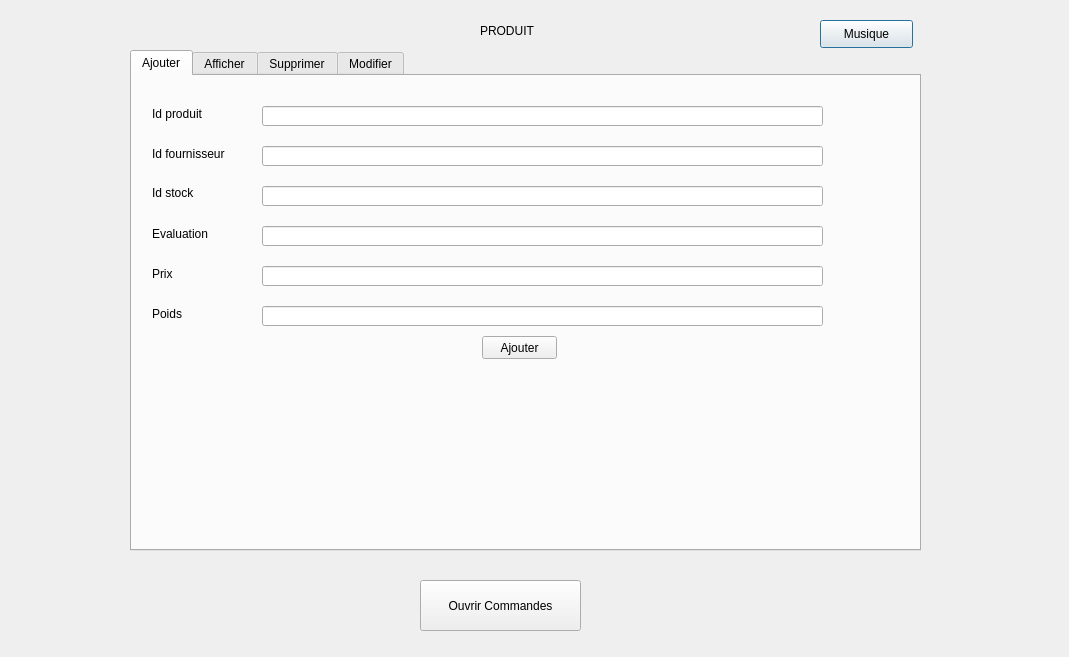
<?xml version="1.0" encoding="UTF-8"?>
<ui version="4.0">
 <class>dialogproduit</class>
 <widget class="QDialog" name="dialogproduit">
  <property name="geometry">
   <rect>
    <x>0</x>
    <y>0</y>
    <width>1069</width>
    <height>657</height>
   </rect>
  </property>
  <property name="windowTitle">
   <string>Dialog</string>
  </property>
  <widget class="QPushButton" name="button_music">
   <property name="geometry">
    <rect>
     <x>820</x>
     <y>20</y>
     <width>93</width>
     <height>28</height>
    </rect>
   </property>
   <property name="text">
    <string>Musique</string>
   </property>
  </widget>
  <widget class="QPushButton" name="pushButton">
   <property name="geometry">
    <rect>
     <x>420</x>
     <y>580</y>
     <width>161</width>
     <height>51</height>
    </rect>
   </property>
   <property name="text">
    <string>Ouvrir Commandes</string>
   </property>
  </widget>
  <widget class="QTabWidget" name="tabWidget">
   <property name="geometry">
    <rect>
     <x>130</x>
     <y>50</y>
     <width>791</width>
     <height>501</height>
    </rect>
   </property>
   <property name="currentIndex">
    <number>0</number>
   </property>
   <widget class="QWidget" name="tab">
    <attribute name="title">
     <string>Ajouter</string>
    </attribute>
    <widget class="QLabel" name="label">
     <property name="geometry">
      <rect>
       <x>20</x>
       <y>30</y>
       <width>91</width>
       <height>16</height>
      </rect>
     </property>
     <property name="text">
      <string>Id produit</string>
     </property>
    </widget>
    <widget class="QLabel" name="label_2">
     <property name="geometry">
      <rect>
       <x>20</x>
       <y>70</y>
       <width>101</width>
       <height>16</height>
      </rect>
     </property>
     <property name="text">
      <string>Id fournisseur</string>
     </property>
    </widget>
    <widget class="QLabel" name="label_3">
     <property name="geometry">
      <rect>
       <x>20</x>
       <y>110</y>
       <width>47</width>
       <height>13</height>
      </rect>
     </property>
     <property name="text">
      <string>Id stock</string>
     </property>
    </widget>
    <widget class="QLineEdit" name="lineEdit_idprod1">
     <property name="geometry">
      <rect>
       <x>130</x>
       <y>30</y>
       <width>561</width>
       <height>20</height>
      </rect>
     </property>
    </widget>
    <widget class="QLineEdit" name="lineEdit_four">
     <property name="geometry">
      <rect>
       <x>130</x>
       <y>70</y>
       <width>561</width>
       <height>20</height>
      </rect>
     </property>
    </widget>
    <widget class="QLineEdit" name="lineEdit_stock">
     <property name="geometry">
      <rect>
       <x>130</x>
       <y>110</y>
       <width>561</width>
       <height>20</height>
      </rect>
     </property>
    </widget>
    <widget class="QPushButton" name="pb_ajouter">
     <property name="geometry">
      <rect>
       <x>350</x>
       <y>260</y>
       <width>75</width>
       <height>23</height>
      </rect>
     </property>
     <property name="text">
      <string>Ajouter</string>
     </property>
    </widget>
    <widget class="QLineEdit" name="lineEdit_eval">
     <property name="geometry">
      <rect>
       <x>130</x>
       <y>150</y>
       <width>561</width>
       <height>20</height>
      </rect>
     </property>
    </widget>
    <widget class="QLineEdit" name="lineEdit_prix">
     <property name="geometry">
      <rect>
       <x>130</x>
       <y>190</y>
       <width>561</width>
       <height>20</height>
      </rect>
     </property>
    </widget>
    <widget class="QLineEdit" name="lineEdit_poids">
     <property name="geometry">
      <rect>
       <x>130</x>
       <y>230</y>
       <width>561</width>
       <height>20</height>
      </rect>
     </property>
    </widget>
    <widget class="QLabel" name="label_8">
     <property name="geometry">
      <rect>
       <x>20</x>
       <y>150</y>
       <width>71</width>
       <height>16</height>
      </rect>
     </property>
     <property name="text">
      <string>Evaluation</string>
     </property>
    </widget>
    <widget class="QLabel" name="label_9">
     <property name="geometry">
      <rect>
       <x>20</x>
       <y>190</y>
       <width>55</width>
       <height>16</height>
      </rect>
     </property>
     <property name="text">
      <string>Prix</string>
     </property>
    </widget>
    <widget class="QLabel" name="label_10">
     <property name="geometry">
      <rect>
       <x>20</x>
       <y>230</y>
       <width>55</width>
       <height>16</height>
      </rect>
     </property>
     <property name="text">
      <string>Poids</string>
     </property>
    </widget>
   </widget>
   <widget class="QWidget" name="tab_2">
    <attribute name="title">
     <string>Afficher</string>
    </attribute>
    <widget class="QTableView" name="tabproduit">
     <property name="geometry">
      <rect>
       <x>10</x>
       <y>40</y>
       <width>781</width>
       <height>281</height>
      </rect>
     </property>
    </widget>
    <widget class="QPushButton" name="tri1">
     <property name="geometry">
      <rect>
       <x>10</x>
       <y>360</y>
       <width>251</width>
       <height>28</height>
      </rect>
     </property>
     <property name="text">
      <string>Changer Tri Desc (ID)</string>
     </property>
    </widget>
    <widget class="QPushButton" name="tri2_1">
     <property name="geometry">
      <rect>
       <x>520</x>
       <y>410</y>
       <width>261</width>
       <height>28</height>
      </rect>
     </property>
     <property name="text">
      <string>Changer Tri Desc(Prix)</string>
     </property>
    </widget>
    <widget class="QPushButton" name="tri1_1">
     <property name="geometry">
      <rect>
       <x>10</x>
       <y>360</y>
       <width>251</width>
       <height>28</height>
      </rect>
     </property>
     <property name="text">
      <string>Changer Tri Asc (ID)</string>
     </property>
    </widget>
    <widget class="QPushButton" name="tri2">
     <property name="geometry">
      <rect>
       <x>520</x>
       <y>410</y>
       <width>261</width>
       <height>28</height>
      </rect>
     </property>
     <property name="text">
      <string>Changer Tri Asc(Prix)</string>
     </property>
    </widget>
    <widget class="QPushButton" name="tri3">
     <property name="geometry">
      <rect>
       <x>10</x>
       <y>420</y>
       <width>251</width>
       <height>28</height>
      </rect>
     </property>
     <property name="text">
      <string>Changer Tri Asc(Poids)</string>
     </property>
    </widget>
    <widget class="QPushButton" name="tri3_1">
     <property name="geometry">
      <rect>
       <x>10</x>
       <y>420</y>
       <width>251</width>
       <height>28</height>
      </rect>
     </property>
     <property name="text">
      <string>Changer Tri Desc(Poids)</string>
     </property>
    </widget>
    <widget class="QPushButton" name="tri4">
     <property name="geometry">
      <rect>
       <x>10</x>
       <y>390</y>
       <width>251</width>
       <height>28</height>
      </rect>
     </property>
     <property name="text">
      <string>Changer Tri Desc (EVAL)</string>
     </property>
    </widget>
    <widget class="QPushButton" name="tri6">
     <property name="geometry">
      <rect>
       <x>520</x>
       <y>350</y>
       <width>261</width>
       <height>28</height>
      </rect>
     </property>
     <property name="text">
      <string>Changer Tri Desc(Stock)</string>
     </property>
    </widget>
    <widget class="QPushButton" name="tri5">
     <property name="geometry">
      <rect>
       <x>520</x>
       <y>380</y>
       <width>261</width>
       <height>28</height>
      </rect>
     </property>
     <property name="text">
      <string>Changer Tri Desc(Fourni)</string>
     </property>
    </widget>
    <widget class="QPushButton" name="tri5_1">
     <property name="geometry">
      <rect>
       <x>520</x>
       <y>380</y>
       <width>261</width>
       <height>28</height>
      </rect>
     </property>
     <property name="text">
      <string>Changer Tri Asc(Fourni)</string>
     </property>
    </widget>
    <widget class="QPushButton" name="tri4_1">
     <property name="geometry">
      <rect>
       <x>10</x>
       <y>390</y>
       <width>251</width>
       <height>28</height>
      </rect>
     </property>
     <property name="text">
      <string>Changer Tri Asc (EVAL)</string>
     </property>
    </widget>
    <widget class="QPushButton" name="tri6_1">
     <property name="geometry">
      <rect>
       <x>520</x>
       <y>350</y>
       <width>261</width>
       <height>28</height>
      </rect>
     </property>
     <property name="text">
      <string>Changer Tri Asc(Stock)</string>
     </property>
    </widget>
    <widget class="QLineEdit" name="rech">
     <property name="geometry">
      <rect>
       <x>530</x>
       <y>1</y>
       <width>251</width>
       <height>31</height>
      </rect>
     </property>
     <property name="text">
      <string/>
     </property>
    </widget>
   </widget>
   <widget class="QWidget" name="tab_3">
    <attribute name="title">
     <string>Supprimer</string>
    </attribute>
    <widget class="QLineEdit" name="lineEdit_idprod2">
     <property name="geometry">
      <rect>
       <x>140</x>
       <y>30</y>
       <width>581</width>
       <height>20</height>
      </rect>
     </property>
    </widget>
    <widget class="QLabel" name="label_4">
     <property name="geometry">
      <rect>
       <x>20</x>
       <y>30</y>
       <width>61</width>
       <height>16</height>
      </rect>
     </property>
     <property name="text">
      <string>Id produit</string>
     </property>
    </widget>
    <widget class="QPushButton" name="pb_supprimer">
     <property name="geometry">
      <rect>
       <x>240</x>
       <y>140</y>
       <width>75</width>
       <height>23</height>
      </rect>
     </property>
     <property name="text">
      <string>Supprimer</string>
     </property>
    </widget>
   </widget>
   <widget class="QWidget" name="tab_4">
    <attribute name="title">
     <string>Modifier</string>
    </attribute>
    <widget class="QLineEdit" name="lineEdit_four1">
     <property name="geometry">
      <rect>
       <x>260</x>
       <y>190</y>
       <width>231</width>
       <height>22</height>
      </rect>
     </property>
    </widget>
    <widget class="QPushButton" name="pb_save">
     <property name="geometry">
      <rect>
       <x>610</x>
       <y>240</y>
       <width>93</width>
       <height>31</height>
      </rect>
     </property>
     <property name="text">
      <string>Sauvgarder</string>
     </property>
    </widget>
    <widget class="QLineEdit" name="lineEdit_idprod3">
     <property name="geometry">
      <rect>
       <x>260</x>
       <y>70</y>
       <width>231</width>
       <height>21</height>
      </rect>
     </property>
    </widget>
    <widget class="QLabel" name="evall">
     <property name="geometry">
      <rect>
       <x>100</x>
       <y>230</y>
       <width>121</width>
       <height>16</height>
      </rect>
     </property>
     <property name="text">
      <string>Nouvelle Evaluation:</string>
     </property>
    </widget>
    <widget class="QPushButton" name="pb_edit">
     <property name="geometry">
      <rect>
       <x>600</x>
       <y>60</y>
       <width>93</width>
       <height>31</height>
      </rect>
     </property>
     <property name="text">
      <string>Edit</string>
     </property>
    </widget>
    <widget class="QLineEdit" name="lineEdit_eval2">
     <property name="geometry">
      <rect>
       <x>260</x>
       <y>230</y>
       <width>231</width>
       <height>22</height>
      </rect>
     </property>
    </widget>
    <widget class="QLabel" name="four2">
     <property name="geometry">
      <rect>
       <x>100</x>
       <y>190</y>
       <width>141</width>
       <height>16</height>
      </rect>
     </property>
     <property name="text">
      <string>Nouveau Id fournisseur:</string>
     </property>
    </widget>
    <widget class="QLabel" name="label_6">
     <property name="geometry">
      <rect>
       <x>160</x>
       <y>70</y>
       <width>61</width>
       <height>16</height>
      </rect>
     </property>
     <property name="text">
      <string>Id Produit:</string>
     </property>
    </widget>
    <widget class="QLineEdit" name="lineEdit_prix2">
     <property name="geometry">
      <rect>
       <x>260</x>
       <y>270</y>
       <width>231</width>
       <height>22</height>
      </rect>
     </property>
    </widget>
    <widget class="QLabel" name="label_11">
     <property name="geometry">
      <rect>
       <x>100</x>
       <y>270</y>
       <width>91</width>
       <height>16</height>
      </rect>
     </property>
     <property name="text">
      <string>Nouveau Prix:</string>
     </property>
    </widget>
    <widget class="QLineEdit" name="lineEdit_poids2">
     <property name="geometry">
      <rect>
       <x>260</x>
       <y>310</y>
       <width>231</width>
       <height>22</height>
      </rect>
     </property>
    </widget>
    <widget class="QLabel" name="label_12">
     <property name="geometry">
      <rect>
       <x>100</x>
       <y>310</y>
       <width>91</width>
       <height>16</height>
      </rect>
     </property>
     <property name="text">
      <string>Nouveau Poids:</string>
     </property>
    </widget>
    <widget class="QLineEdit" name="lineEdit_stock_2">
     <property name="geometry">
      <rect>
       <x>260</x>
       <y>140</y>
       <width>231</width>
       <height>22</height>
      </rect>
     </property>
    </widget>
    <widget class="QLabel" name="four2_2">
     <property name="geometry">
      <rect>
       <x>100</x>
       <y>140</y>
       <width>141</width>
       <height>16</height>
      </rect>
     </property>
     <property name="text">
      <string>Nouveau Id stock:</string>
     </property>
    </widget>
   </widget>
  </widget>
  <widget class="QLabel" name="label_5">
   <property name="geometry">
    <rect>
     <x>480</x>
     <y>20</y>
     <width>61</width>
     <height>21</height>
    </rect>
   </property>
   <property name="text">
    <string>PRODUIT</string>
   </property>
   <property name="textFormat">
    <enum>Qt::PlainText</enum>
   </property>
  </widget>
 </widget>
 <resources/>
 <connections/>
</ui>
